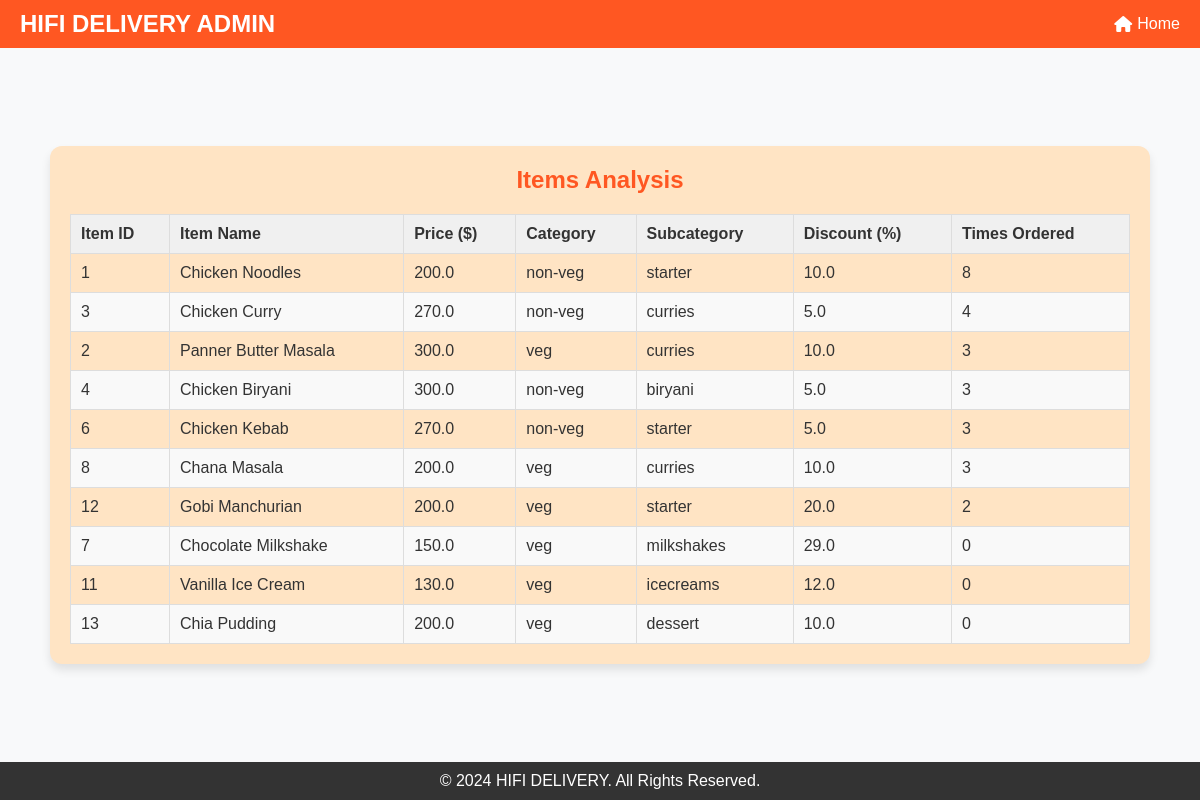
Page /items_analysis_admin on the earlier database version.
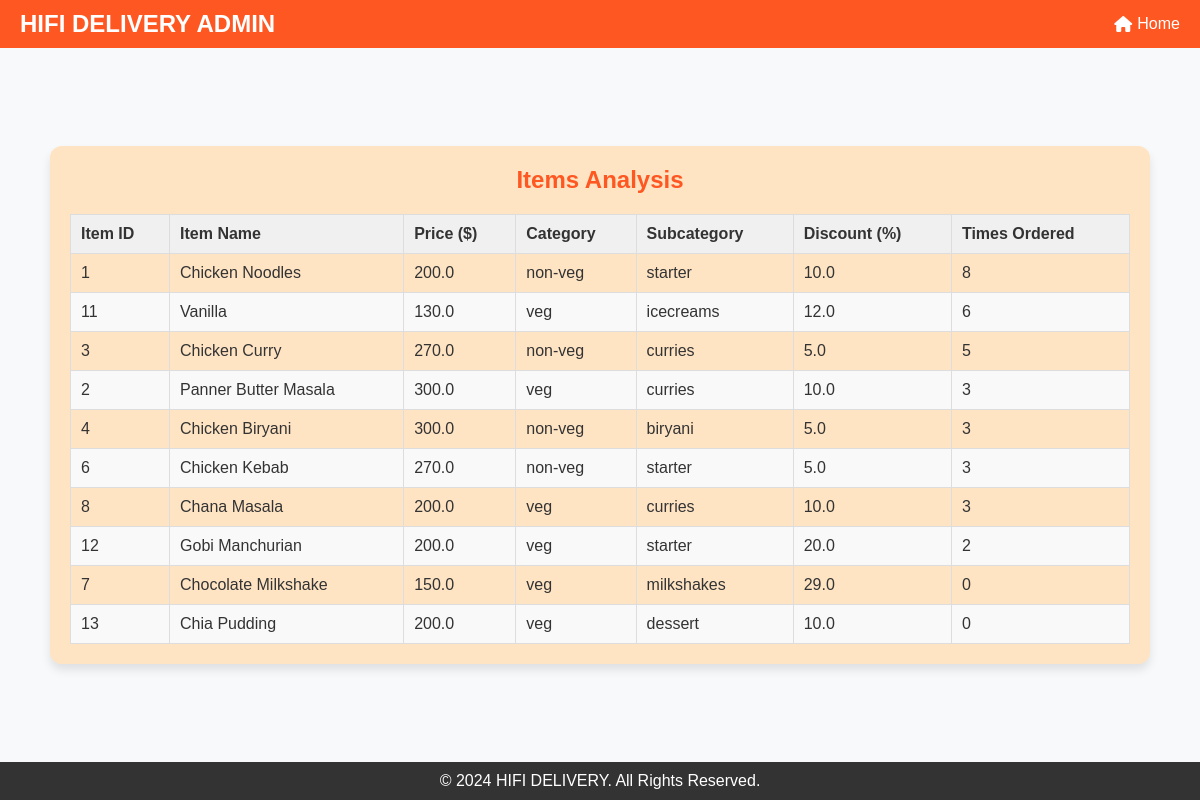
Same page on the later database version.
### tables this page shows
CREATE TABLE "menu_items" (
	"id"	INTEGER,
	"name"	TEXT NOT NULL,
	"description"	TEXT NOT NULL,
	"price"	REAL NOT NULL,
	"image_path"	TEXT NOT NULL,
	"category"	TEXT NOT NULL DEFAULT 'veg',
	"subcategory"	TEXT NOT NULL DEFAULT 'starter',
	"discount"	REAL NOT NULL DEFAULT 0.0,
	PRIMARY KEY("id" AUTOINCREMENT)
);

### mergedapp.py (the view)
@app.route('/items_analysis_admin')
def items_analysis_admin():
    try:
        with get_db_connection() as conn:
            cursor = conn.cursor()
            cursor.execute('''
            SELECT mi.id, mi.name, mi.price, mi.category, mi.subcategory, mi.discount,
            COUNT(o.orderId) AS times_ordered
            FROM menu_items mi
            LEFT JOIN Orders_Analysis o ON mi.name = o.productName  -- Match items with orders
            GROUP BY mi.id
            ORDER BY times_ordered DESC;
            ''')
            items = cursor.fetchall()
    except sqlite3.Error as e:
        print(f"Database error: {e}")
        items = []
    return render_template('items_analysis.html', items=items)

### mergedapp.py (called while the page is built)
def get_db_connection():
    conn = sqlite3.connect(DATABASE)  # Timeout to avoid lock
    conn.row_factory = sqlite3.Row
    return conn

### templates/items_analysis.html (shortened to what this page needs)
<!DOCTYPE html>
<html lang="en">
<head>
    <link href="https://cdnjs.cloudflare.com/ajax/libs/font-awesome/6.5.0/css/all.min.css" rel="stylesheet">
</head>
<body>
    <header>
        <div class="logo">HIFI DELIVERY ADMIN</div>
        <nav>
            <ul>
                <li><a href="{{ url_for('admin')}}"><i class="fa-solid fa-house"></i> Home</a></li>
            </ul>
        </nav>
    </header>
    <div class="content">
        <div class="table-container">
            <h2>Items Analysis</h2>
            <table>
                <thead>
                    <tr>
                        <th>Item ID</th>
                        <th>Item Name</th>
                        <th>Price ($)</th>
                        <th>Category</th>
                        <th>Subcategory</th>
                        <th>Discount (%)</th>
                        <th>Times Ordered</th>
                    </tr>
                </thead>
                <tbody>
                    {% if items %}
                        {% for item in items %}
                        <tr>
                            <td>{{ item[0] }}</td>
                            <td>{{ item[1] }}</td>
                            <td>{{ item[2] }}</td>
                            <td>{{ item[3] }}</td>
                            <td>{{ item[4] }}</td>
                            <td>{{ item[5] }}</td>
                            <td>{{ item[6] }}</td>
                        </tr>
                        {% endfor %}
                    {% else %}
                        <tr>
                            <td colspan="7">No items available.</td>
                        </tr>
                    {% endif %}
                </tbody>
            </table>
        </div>
    </div>
    <footer>
        <p>&copy; 2024 HIFI DELIVERY. All Rights Reserved.</p>
    </footer>
</body>
</html>

Differences in the rows shown:
changed menu_items "icecreams": name "Vanilla Ice Cream" → "Vanilla"; item "0" → "6"; moves up the list
computed for menu_items "Chicken Curry": item "4" → "5"
